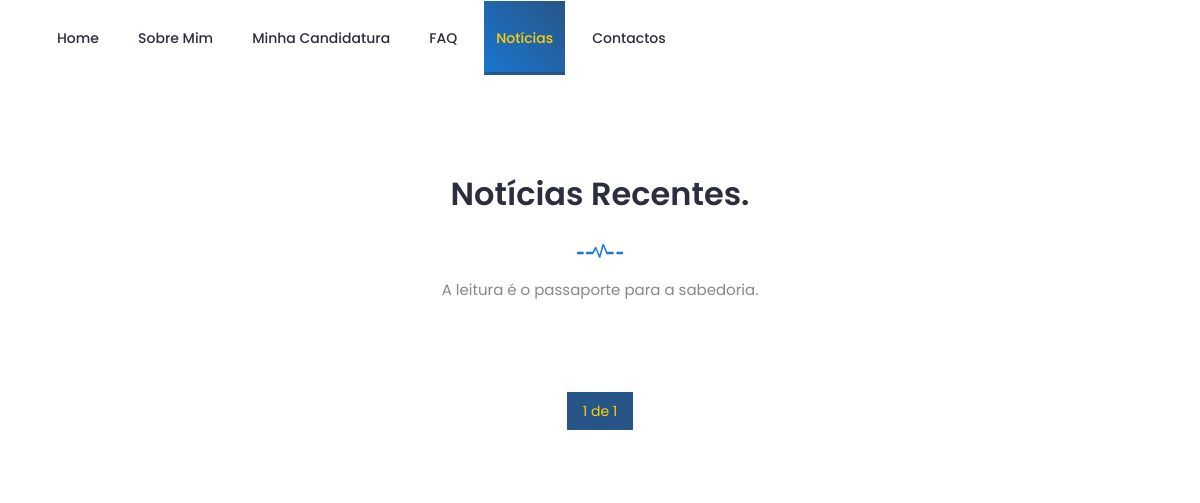
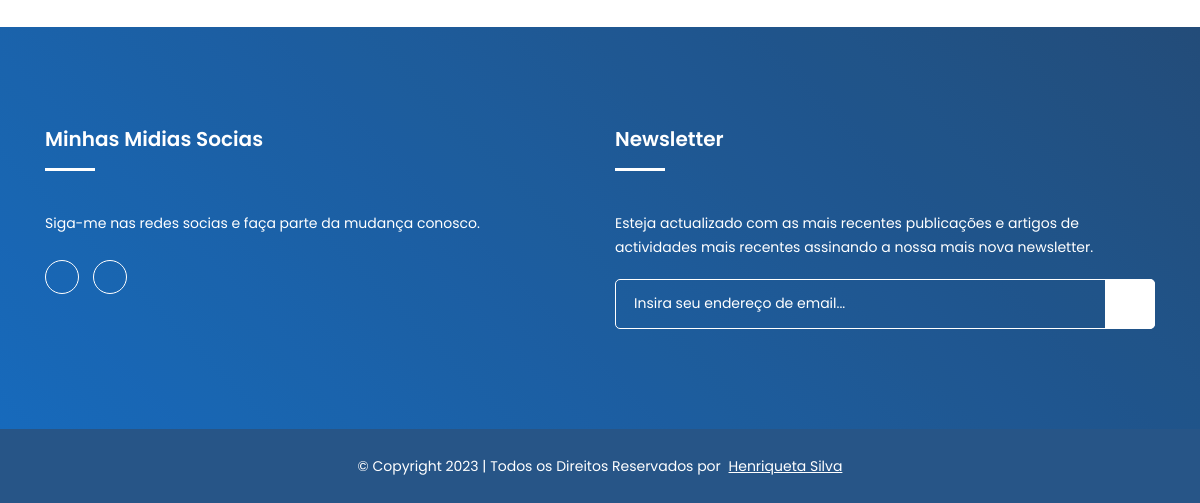
Before: /noticias/ with the older database file (2 pictures, top to bottom).
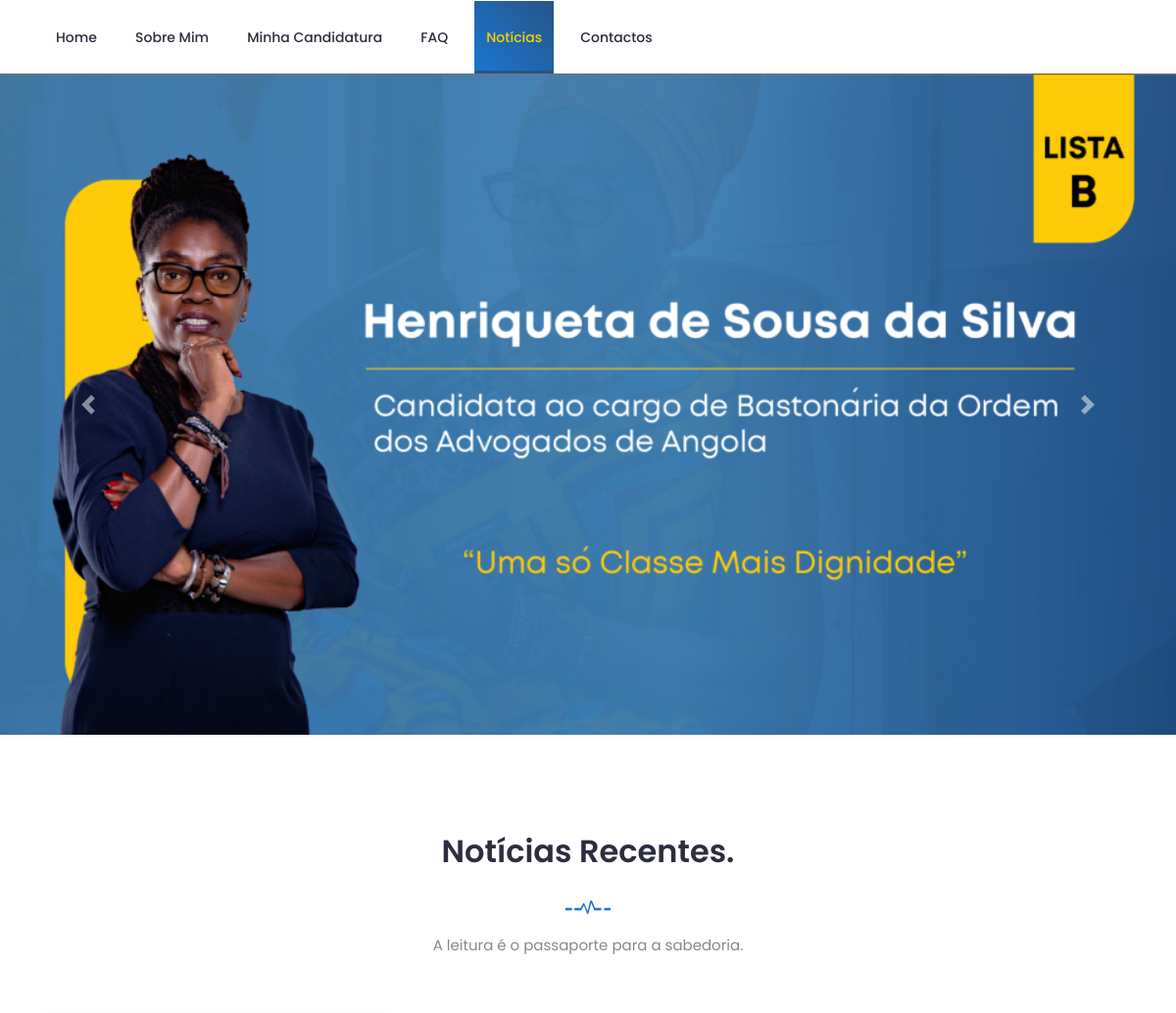
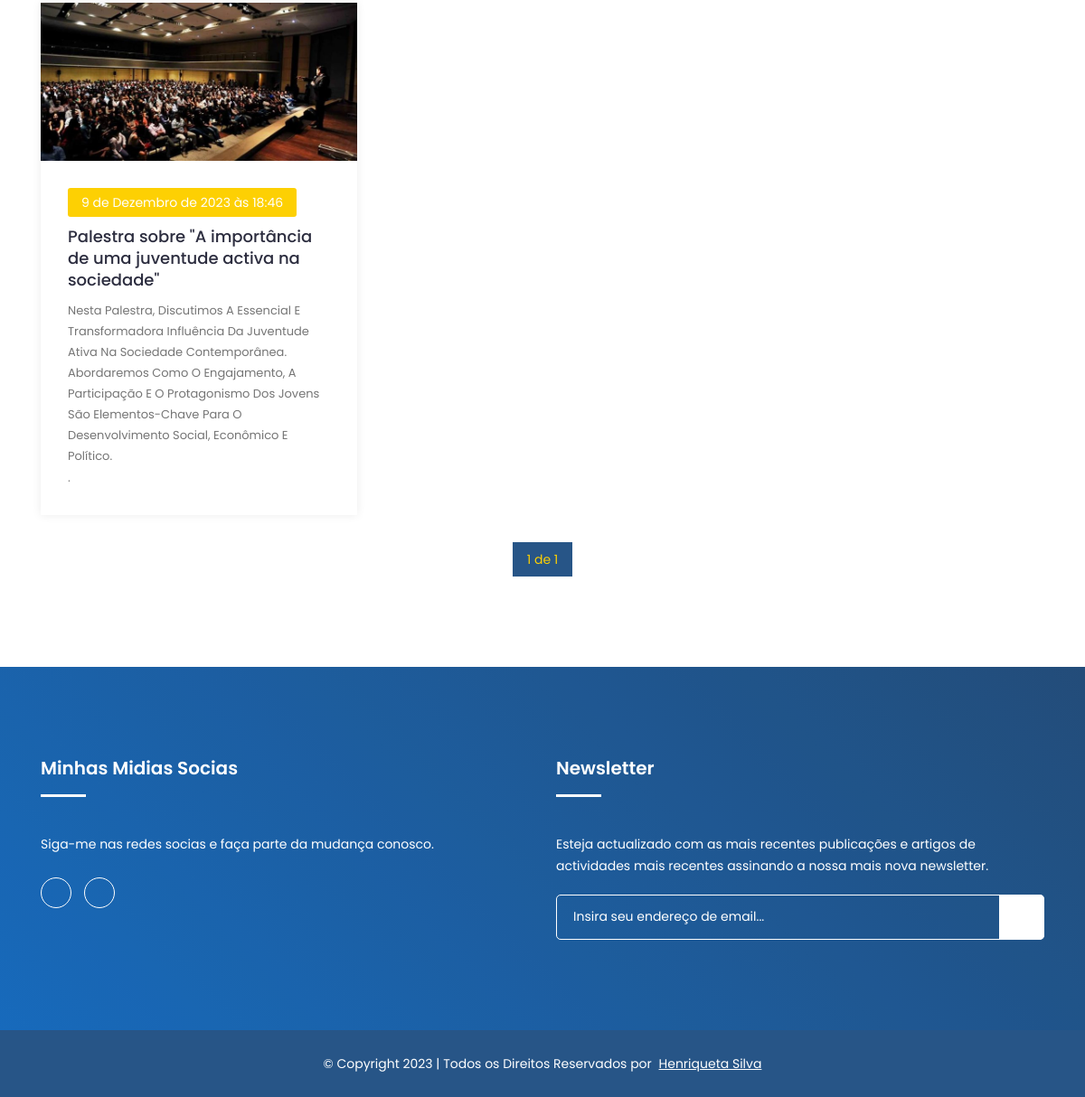
After: the same page with the newer database file (2 pictures, top to bottom).
### apps/website/models.py (models this page shows, shortened)
class Carrocel(models.Model):
    choice_page = (("HOME","HOME"), ("SOBRE", "SOBRE"), ("CANDIDATURA", "CANDIDATURA"), ("NOTICIAS", "NOTICIAS"))
    image = models.ImageField(upload_to="website/galeria/", blank=True)
    title = models.CharField(max_length=255, null=False, blank=False)
    local = models.CharField(max_length=25,choices=choice_page, null=False, blank=False)
    published = models.BooleanField(default=True)
    created_at = models.DateTimeField(auto_now_add=True)
    updated_at = models.DateTimeField(auto_now=True)
    class Meta:
        ordering = ["-created_at",]

class New(models.Model):
    title = models.CharField(max_length=255, null=False, blank=False)
    slug = models.SlugField()
    summary = RichTextField()
    content = RichTextUploadingField()
    category = models.ForeignKey(to=NewsCategory, on_delete=models.CASCADE, null=False, default='',related_name='new')
    image_thumb = models.ImageField(upload_to="website/news/", blank=True)
    image_description = models.CharField(max_length=75, default="Imagem de noticia",blank=True)
    author = models.ForeignKey(to=User, on_delete=models.PROTECT, null=True, related_name='service')
    published = models.BooleanField(default=False)
    created_at = models.DateTimeField(auto_now_add=True)
    updated_at = models.DateTimeField(auto_now=True)

### apps/website/views.py (the view)
# urls.py: path('noticias/', news, name="news"),
def news(request):
    carrocel = Carrocel.objects.filter(Q(local="NOTICIAS"))
    list_news = New.objects.filter(published=True)
    paginator = Paginator(list_news, 20)
    page = request.GET.get('page')
    news = paginator.get_page(page)
    return render(request, "website/news.html", {"page_name":"news","carrocel":carrocel, "news":news})

### templates/website/news.html (shortened to what this page needs)
{% extends "base.html" %}
{% load static %}
{% block content %}
<div id="carouselExample" class="carousel slide" data-bs-ride="carousel">
    {% for image in carrocel %}
    <div class="carousel-inner">
        <div class="carousel-item" data-bs-interval="5000">
            <img src="{{ image.image.url }}" class="d-block w-100" alt="{{ image.title }}">
        </div>
    </div>
    {% endfor %}
    <button class="carousel-control-prev" type="button" data-bs-target="#carouselExample" data-bs-slide="prev">
        <span class="carousel-control-prev-icon" aria-hidden="true"></span>
    </button>
    <button class="carousel-control-next" type="button" data-bs-target="#carouselExample" data-bs-slide="next">
        <span class="carousel-control-next-icon" aria-hidden="true"></span>
    </button>
</div>
	<section class="blog section" id="blog">
		<div class="container">
			<div class="row">
				<div class="col-lg-12">
					<div class="section-title">
						<h2>Notícias Recentes.</h2>
						<img src="{% static 'assets/geral/img/section-img.png' %}" alt="#">
						<p> A leitura é o passaporte para a sabedoria.</p>
					</div>
				</div>
			</div>
			<div class="row">
				{% for new in news %}
				<div class="col-lg-4 col-md-6 col-12">
					<div class="single-news">
						<div class="news-head">
							<a href="{% url 'news-article' new.id %}">
								<img src="{{ new.image_thumb.url }}" alt="{{ new.image_description }}">
							</a>
						</div>
						<div class="news-body">
							<div class="news-content">
								<div class="date">{{ new.created_at}}</div>
								<h2>
									<a href="{% url 'news-article' new.slug %}">
										{{new.title}}
									</a>
								</h2>
								<p class="text">
									{{new.summary|safe}}.
								</p>
							</div>
						</div>
					</div>
				</div>
				{% endfor %}
			</div>
		</div>
		<div class="pagination d-flex justify-content-center">
			<ul>
			  <li class="active">
				<a href="#"> {{news.number }} de {{ news.paginator.num_pages }} </a>
			  </li>
			</ul>
		  </div>
	</section>
{% endblock %}

Changed rows visible on the page:
added Carrocel: image (picture)
added New: image_thumb (picture), created_at "9 de Dezembro de 2023 às 18:46", title "Palestra sobre \"A importância de uma juventude activa na sociedade\"", summary "Nesta Palestra, Discutimos A Essencial E Transformadora Influência Da Juventude Ativa Na Sociedade Contemporânea. Abordaremos Como O Engajamento, A Participação E O Protagonismo Dos Jovens São Elementos-Chave Para O Desenvolvimento Social, Econômico E Político."
